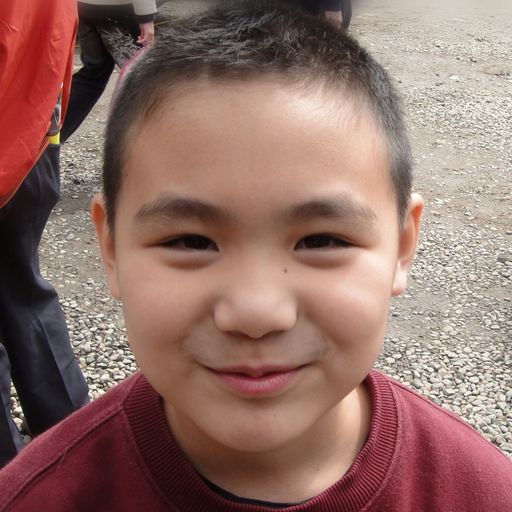
#> input picture Feature-Extraction/images/ffhq_621.png, 512 x 512 px
$ python local_binary_patterns.py
#> lines starting #> are read from the running program, lines starting #| are printed output that depends on the picture; after the words box and inside, x2 and y2 are one past the last pixel; in counts of white or black regions, pixels touching at a corner belong together
import cv2
import numpy as np

# Load the input image
img = cv2.imread('../images/ffhq_621.png')
#> img is the input picture: shape (512, 512, 3); mean B, G, R 103.7, 111.5, 145.7

# Convert the image to grayscale
gray_img = cv2.cvtColor(img, cv2.COLOR_BGR2GRAY)
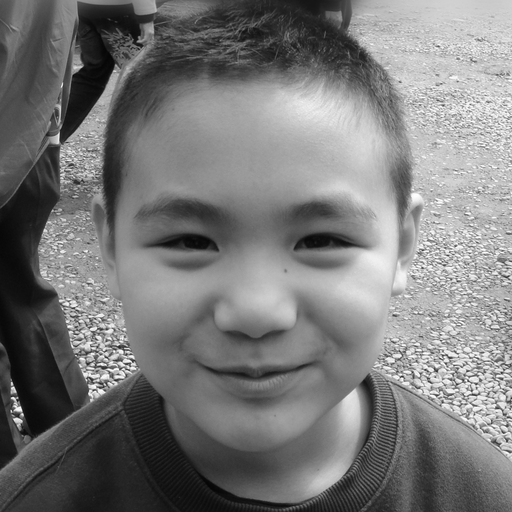
#> gray_img: shape (512, 512); min 5, max 255, mean 120.8

# Set up the LBP face detector
lbp_face_cascade = cv2.CascadeClassifier('lbpcascade_frontalface.xml')

# Detect faces in the grayscale image using LBP
faces = lbp_face_cascade.detectMultiScale(gray_img, scaleFactor=1.1, minNeighbors=5, minSize=(30, 30))
#> faces = [[82, 102, 344, 344]]

# Draw rectangles around the faces
for (x, y, w, h) in faces:
    cv2.rectangle(img, (x, y), (x + w, y + h), (0, 255, 0), 2)
#> this loop made 1 pass
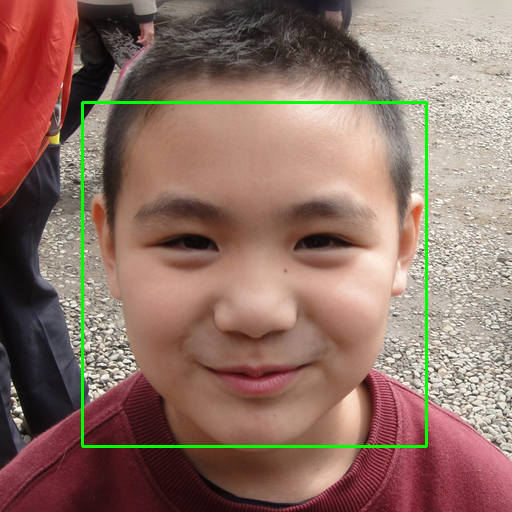
#> img: shape (512, 512, 3); 1.57% of pixels changed, all inside (x1, y1, x2, y2) = (81, 101, 428, 448)

# Display the image with the faces marked
cv2.imshow("Faces", img)
cv2.waitKey(0)
cv2.destroyAllWindows()

$ run again, with Feature-Extraction/images/ffhq_3794.png copied over Feature-Extraction/images/ffhq_621.png
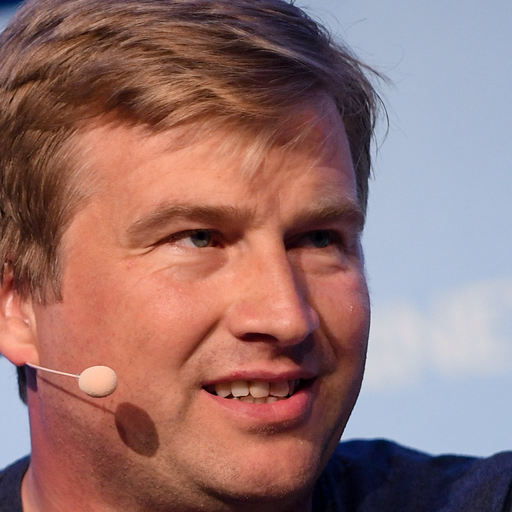
#> input picture Feature-Extraction/images/ffhq_3794.png, 512 x 512 px
#> img is the input picture: shape (512, 512, 3); mean B, G, R 111.5, 113.7, 149.4
#> `gray_img = cv2.cvtColor(img, cv2.COLOR_BGR2GRAY)`:
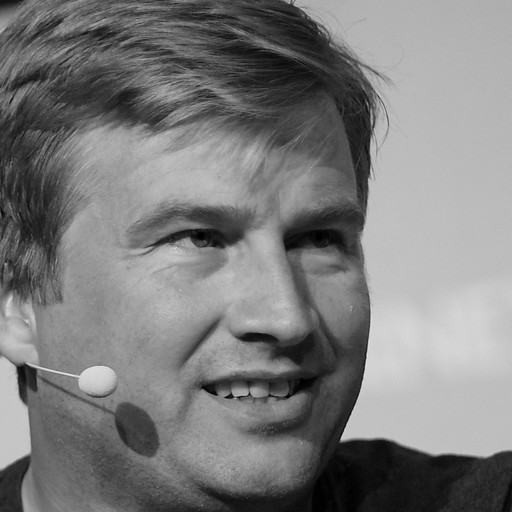
#> gray_img: shape (512, 512); min 0, max 233, mean 124.1
#> faces = [[70, 95, 372, 372]]
#> the loop `for (x, y, w, h) in faces:` made 1 pass
#> after the loop `for (x, y, w, h) in faces:`:
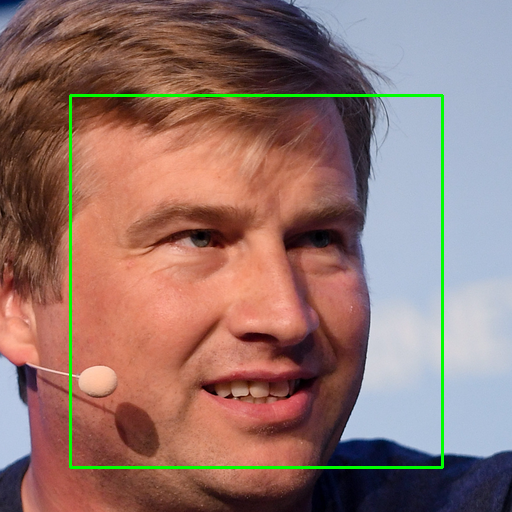
#> img: shape (512, 512, 3); 1.7% of pixels changed, all inside (x1, y1, x2, y2) = (69, 94, 444, 469)

$ run again, with Feature-Extraction/images/22_Picnic_Picnic_22_688.jpg saved as Feature-Extraction/images/ffhq_621.png
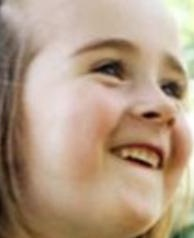
#> input picture Feature-Extraction/images/22_Picnic_Picnic_22_688.jpg, 194 x 238 px
#> img is the input picture: shape (238, 194, 3); mean B, G, R 132.3, 155.2, 179.4
#> `gray_img = cv2.cvtColor(img, cv2.COLOR_BGR2GRAY)`:
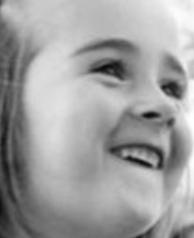
#> gray_img: shape (238, 194); min 8, max 255, mean 159.8
#> faces = ()

$ run again, with Feature-Extraction/images/pic.jpg saved as Feature-Extraction/images/ffhq_621.png
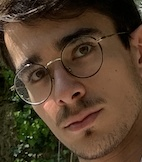
#> input picture Feature-Extraction/images/pic.jpg, 142 x 162 px
#> img is the input picture: shape (162, 142, 3); mean B, G, R 43.5, 62.7, 83.4
#> `gray_img = cv2.cvtColor(img, cv2.COLOR_BGR2GRAY)`:
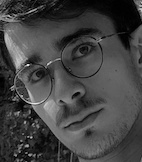
#> gray_img: shape (162, 142); min 0, max 232, mean 66.7
#> faces = ()
